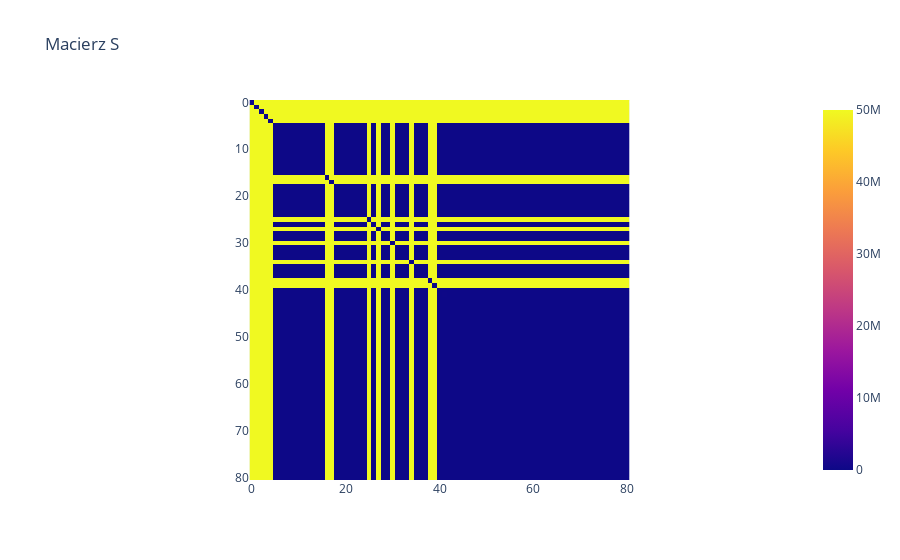

The notebook cell this image was saved under:
### Code cell
S, H = Utilis.Gboundary(N, S, H, nlg, wezly)

fig_S = px.imshow(S, title="Macierz S")
fig_S.show()

fig_H = px.imshow(H, title="Macierz H")
#fig_H.show()

### Figure 1 — Plotly figure (JSON) as saved in the notebook; plotly's stock layout.template omitted (floating-point values rounded to 4 significant figures; data arrays with more than 128 entries replaced by an {"elided": "..."} marker saying what was removed)
{"data": [{"coloraxis": "coloraxis", "hovertemplate": "x: %{x}<br>y: %{y}<br>color: %{z}<extra></extra>", "name": "0", "type": "heatmap", "xaxis": "x", "yaxis": "y", "z": {"elided": "81x81 float values"}}], "layout": {"coloraxis": {"colorscale": [[0, "#0d0887"], [0.1111, "#46039f"], [0.2222, "#7201a8"], [0.3333, "#9c179e"], [0.4444, "#bd3786"], [0.5556, "#d8576b"], [0.6667, "#ed7953"], [0.7778, "#fb9f3a"], [0.8889, "#fdca26"], [1, "#f0f921"]]}, "title": {"text": "Macierz S"}, "xaxis": {"anchor": "y", "constrain": "domain", "domain": [0, 1], "scaleanchor": "y"}, "yaxis": {"anchor": "x", "autorange": "reversed", "constrain": "domain", "domain": [0, 1]}}}
